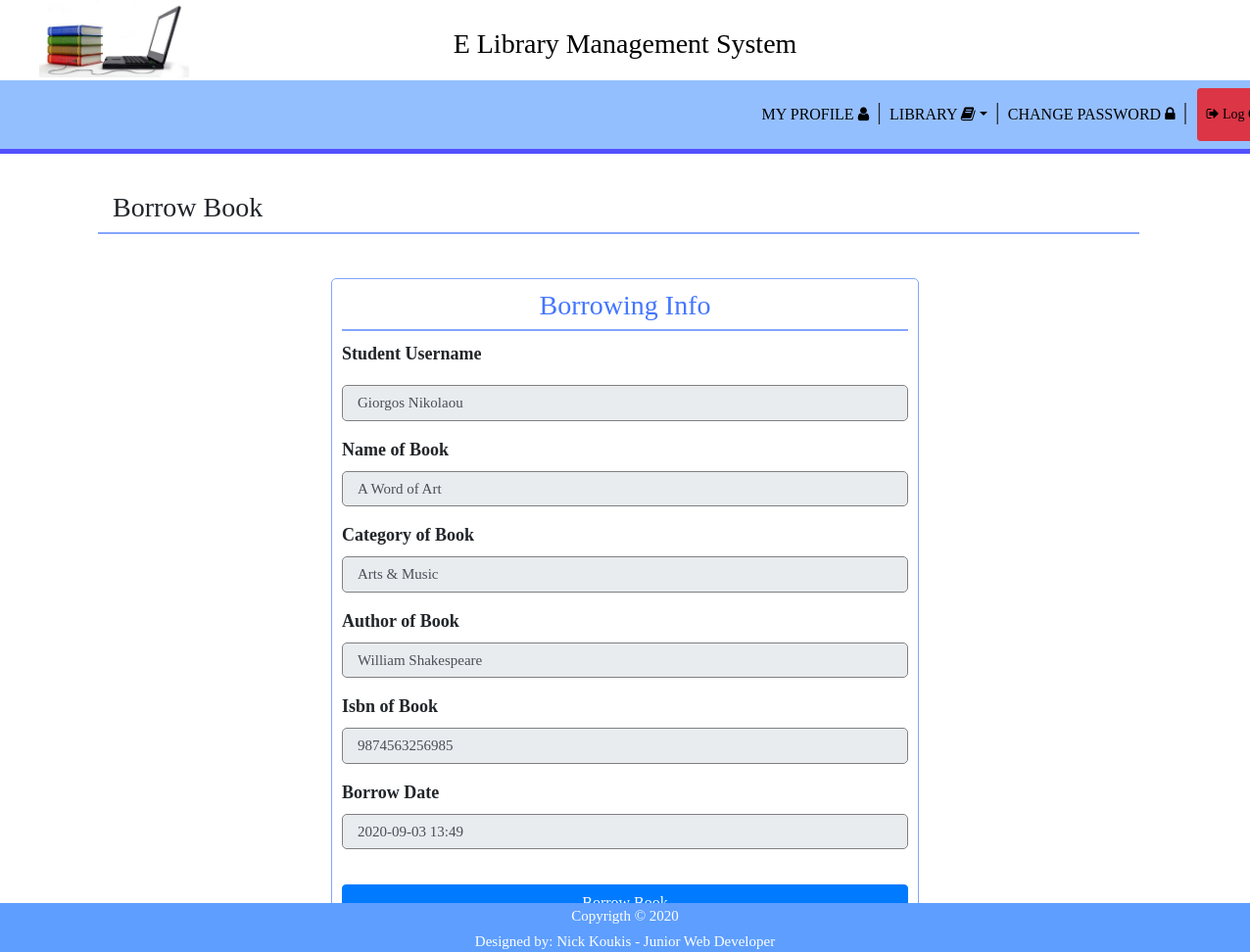
Screenshot of /manage_borrows.php?book_name_id=1 (signed in) with the database file from the repository.
### tables this page shows
CREATE TABLE `books` (
  `id` int(11) NOT NULL,
  `book_name` varchar(250) NOT NULL,
  `category_id` int(11) NOT NULL,
  `author_id` int(11) NOT NULL,
  `price` varchar(100) NOT NULL,
  `isbn` varchar(100) NOT NULL,
  `creation_date` timestamp NULL DEFAULT current_timestamp(),
  `updation_date` timestamp NULL DEFAULT NULL ON UPDATE current_timestamp(),
  `status` int(11) DEFAULT 1
);

CREATE TABLE `students` (
  `id` int(11) NOT NULL,
  `username` varchar(200) NOT NULL,
  `email` varchar(200) NOT NULL,
  `phone` varchar(200) NOT NULL,
  `reg_date` timestamp NULL DEFAULT current_timestamp(),
  `upd_date` timestamp NULL DEFAULT NULL ON UPDATE current_timestamp(),
  `status` int(1) DEFAULT 1,
  `password` varchar(200) NOT NULL
);

CREATE TABLE `category` (
  `id` int(11) NOT NULL,
  `category_name` varchar(150) NOT NULL,
  `status` int(1) NOT NULL,
  `creation_date` timestamp NULL DEFAULT current_timestamp(),
  `updation_date` timestamp NULL DEFAULT NULL ON UPDATE current_timestamp()
);

CREATE TABLE `authors` (
  `id` int(11) NOT NULL,
  `author_name` varchar(250) NOT NULL,
  `creation_date` timestamp NULL DEFAULT current_timestamp(),
  `updation_date` timestamp NULL DEFAULT NULL ON UPDATE current_timestamp()
);

### session.php (called while the page is built, shortened)
<?php
include 'includes/config.php';
$user_check=$_SESSION['login_user'];
$query = "SELECT username,id FROM students WHERE username='$user_check'";
$result = mysqli_query($db,$query);
$row=mysqli_fetch_array($result);
?>

### manage_borrows.php (the view, shortened to what this page needs)
<?php include 'admin/admin_server.php';
include 'session.php';
?>
<!DOCTYPE html>
<html lang="en">
<head>
    <link rel="stylesheet" href="https://stackpath.bootstrapcdn.com/bootstrap/4.5.2/css/bootstrap.min.css">
    <link rel="stylesheet" href="https://cdnjs.cloudflare.com/ajax/libs/font-awesome/4.7.0/css/font-awesome.min.css">
    <link rel="stylesheet" href="assets/CSS/user_header.css">
    <link rel="stylesheet" href="assets/CSS/manage_borrows.css">
    <link rel="stylesheet" href="assets/CSS/footer.css">
</head>
<body>
    <?php include 'includes/user_header.php'; ?>
    <div class="col-10" id="borrow-header">
        <h3>Borrow Book</h3>
    </div>
    <div class="container_form">
        <form method="post" name="book_form" >
        <?php
            $book_name_id=intval($_GET['book_name_id']);
            $query = " SELECT books.id,books.book_name,category.category_name,authors.author_name,books.isbn,books.price,books.status,books.creation_date,books.updation_date
            from books inner join category on books.category_id=category.id inner join authors on books.author_id=authors.id
            WHERE books.id='$book_name_id'";
            $result = mysqli_query($db,$query);
            if($result){
                foreach ($result as $row2){
        ?>
        <div class="col-12" id="form_header">
            <h3>Βorrowing Info</h3>
        </div>
        <div class="form-group">
            <label for="username">Student Username</label>
            <input type="text" class="form-control" id="username" name="username" value="<?php echo $row['username'];?>"  readonly>
        </div>
        <div class="form-group">
            <label for="book_name">Name of Book</label>
            <input type="text" class="form-control" id="book_name" name="book_name" value="<?php echo $row2['book_name'];?>"  readonly>
        </div>
        <div class="form-group">
            <label for="category_name">Category of Book</label>
            <input type="text" class="form-control" id="category_name" name="category_name" value="<?php echo $row2['category_name'];?>"  readonly>
        </div>
        <div class="form-group">
            <label for="author_name">Author of Book</label>
            <input type="text" class="form-control" id="author_name" name="author_name" value="<?php echo $row2['author_name'];?>"  readonly>
        </div>
        <div class="form-group">
            <label for="isbn_book">Isbn of Book</label>
            <input type="text" class="form-control" id="isbn_book" name="isbn_book" value="<?php echo $row2['isbn'];?>"  readonly>
        </div>
        <div class="form-group">
            <label for="borrow_date">Borrow Date</label>
            <?php $date = date('Y-m-d H:i'); ?>
            <input type="datetime" class="form-control" id="date" name="borrow_date" name="borrow_date" value="<?= $date ?>" readonly>
        </div>
        <?php }} ?>
        <button type="submit" class="btn btn-primary" name="borrow_book">Borrow Book</button>
        </form>
    </div>
    <?php include 'includes/footer.php'; ?>
</body>
</html>

### assets/CSS/user_header.css (style rules this page uses)
* { box-sizing: border-box; margin: 0; padding: 0; }
html,body { font-family: 'Times New Roman', Times, serif; height: 100%; }

### assets/CSS/manage_borrows.css (style rules this page uses)
@media screen and (max-width: 1920px) { #borrow-header { margin-top: 3%; margin-left: 100px; border-bottom: 2px solid rgb(132, 165, 255); } }
@media screen and (max-width: 1920px) { .container_form { border: 1px solid rgb(132, 165, 255); border-radius: 5px; max-width: 600px; margin: auto; padding: 10px; font-size: 18px; font-weight: bold; margin-bottom: 80px; margin-top: 45px; } }
@media screen and (max-width: 1920px) { #form_header { color: rgb(68, 118, 255); text-align: center; border-bottom: 2px solid rgb(132, 165, 255); } }
@media screen and (max-width: 1920px) { label[for="username"] { padding-top: 10px; padding-bottom: 10px; } }
@media screen and (max-width: 1920px) { input[type=text] { margin-bottom: 5px; width: 100%; padding: 15px; border-radius:5px; border: 1px solid gray; font-size:15px; } }
@media screen and (max-width: 1920px) { input[type=datetime] { margin-bottom: 5px; width: 100%; padding: 15px; border-radius:5px; border: 1px solid gray; font-size:15px; } }
@media screen and (max-width: 1920px) { button { margin-top: 20px; margin-bottom: 20px; width: 100%; padding: 15px; border-radius: 5px; font-size: 20px; } }

### rows the page displays
books: book_name "A Word of Art", category_name "Arts & Music", author_name "William Shakespeare", isbn_book "9874563256985", borrow_date "2020-09-03 13:49"
students: username "Giorgos Nikolaou"
